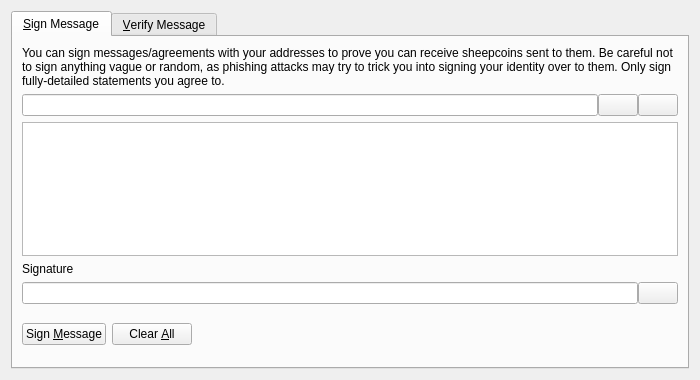
<?xml version="1.0" encoding="UTF-8"?>
<ui version="4.0">
 <class>SignVerifyMessageDialog</class>
 <widget class="QDialog" name="SignVerifyMessageDialog">
  <property name="geometry">
   <rect>
    <x>0</x>
    <y>0</y>
    <width>700</width>
    <height>380</height>
   </rect>
  </property>
  <property name="windowTitle">
   <string>Signatures - Sign / Verify a Message</string>
  </property>
  <property name="modal">
   <bool>true</bool>
  </property>
  <layout class="QVBoxLayout" name="verticalLayout">
   <item>
    <widget class="QTabWidget" name="tabWidget">
     <property name="currentIndex">
      <number>0</number>
     </property>
     <widget class="QWidget" name="tabSignMessage">
      <attribute name="title">
       <string>&amp;Sign Message</string>
      </attribute>
      <layout class="QVBoxLayout" name="verticalLayout_SM">
       <item>
        <widget class="QLabel" name="infoLabel_SM">
         <property name="text">
          <string>You can sign messages/agreements with your addresses to prove you can receive sheepcoins sent to them. Be careful not to sign anything vague or random, as phishing attacks may try to trick you into signing your identity over to them. Only sign fully-detailed statements you agree to.</string>
         </property>
         <property name="textFormat">
          <enum>Qt::PlainText</enum>
         </property>
         <property name="wordWrap">
          <bool>true</bool>
         </property>
        </widget>
       </item>
       <item>
        <layout class="QHBoxLayout" name="horizontalLayout_1_SM">
         <property name="spacing">
          <number>0</number>
         </property>
         <item>
          <widget class="QValidatedLineEdit" name="addressIn_SM">
           <property name="toolTip">
            <string>The Sheepcoin address to sign the message with</string>
           </property>
          </widget>
         </item>
         <item>
          <widget class="QPushButton" name="addressBookButton_SM">
           <property name="toolTip">
            <string>Choose previously used address</string>
           </property>
           <property name="text">
            <string/>
           </property>
           <property name="icon">
            <iconset resource="../bitcoin.qrc">
             <normaloff>:/icons/address-book</normaloff>:/icons/address-book</iconset>
           </property>
           <property name="shortcut">
            <string>Alt+A</string>
           </property>
           <property name="autoDefault">
            <bool>false</bool>
           </property>
          </widget>
         </item>
         <item>
          <widget class="QPushButton" name="pasteButton_SM">
           <property name="toolTip">
            <string>Paste address from clipboard</string>
           </property>
           <property name="text">
            <string/>
           </property>
           <property name="icon">
            <iconset resource="../bitcoin.qrc">
             <normaloff>:/icons/editpaste</normaloff>:/icons/editpaste</iconset>
           </property>
           <property name="shortcut">
            <string>Alt+P</string>
           </property>
           <property name="autoDefault">
            <bool>false</bool>
           </property>
          </widget>
         </item>
        </layout>
       </item>
       <item>
        <widget class="QPlainTextEdit" name="messageIn_SM">
         <property name="toolTip">
          <string>Enter the message you want to sign here</string>
         </property>
        </widget>
       </item>
       <item>
        <widget class="QLabel" name="signatureLabel_SM">
         <property name="text">
          <string>Signature</string>
         </property>
         <property name="textFormat">
          <enum>Qt::PlainText</enum>
         </property>
        </widget>
       </item>
       <item>
        <layout class="QHBoxLayout" name="horizontalLayout_2_SM">
         <property name="spacing">
          <number>0</number>
         </property>
         <item>
          <widget class="QLineEdit" name="signatureOut_SM">
           <property name="font">
            <font>
             <italic>true</italic>
            </font>
           </property>
           <property name="readOnly">
            <bool>true</bool>
           </property>
          </widget>
         </item>
         <item>
          <widget class="QPushButton" name="copySignatureButton_SM">
           <property name="toolTip">
            <string>Copy the current signature to the system clipboard</string>
           </property>
           <property name="text">
            <string/>
           </property>
           <property name="icon">
            <iconset resource="../bitcoin.qrc">
             <normaloff>:/icons/editcopy</normaloff>:/icons/editcopy</iconset>
           </property>
           <property name="autoDefault">
            <bool>false</bool>
           </property>
          </widget>
         </item>
        </layout>
       </item>
       <item>
        <layout class="QHBoxLayout" name="horizontalLayout_3_SM">
         <item>
          <widget class="QPushButton" name="signMessageButton_SM">
           <property name="toolTip">
            <string>Sign the message to prove you own this Sheepcoin address</string>
           </property>
           <property name="text">
            <string>Sign &amp;Message</string>
           </property>
           <property name="icon">
            <iconset resource="../bitcoin.qrc">
             <normaloff>:/icons/edit</normaloff>:/icons/edit</iconset>
           </property>
           <property name="autoDefault">
            <bool>false</bool>
           </property>
          </widget>
         </item>
         <item>
          <widget class="QPushButton" name="clearButton_SM">
           <property name="toolTip">
            <string>Reset all sign message fields</string>
           </property>
           <property name="text">
            <string>Clear &amp;All</string>
           </property>
           <property name="icon">
            <iconset resource="../bitcoin.qrc">
             <normaloff>:/icons/remove</normaloff>:/icons/remove</iconset>
           </property>
           <property name="autoDefault">
            <bool>false</bool>
           </property>
          </widget>
         </item>
         <item>
          <spacer name="horizontalSpacer_1_SM">
           <property name="orientation">
            <enum>Qt::Horizontal</enum>
           </property>
           <property name="sizeHint" stdset="0">
            <size>
             <width>40</width>
             <height>48</height>
            </size>
           </property>
          </spacer>
         </item>
         <item>
          <widget class="QLabel" name="statusLabel_SM">
           <property name="font">
            <font>
             <weight>75</weight>
             <bold>true</bold>
            </font>
           </property>
           <property name="text">
            <string/>
           </property>
           <property name="wordWrap">
            <bool>true</bool>
           </property>
          </widget>
         </item>
         <item>
          <spacer name="horizontalSpacer_2_SM">
           <property name="orientation">
            <enum>Qt::Horizontal</enum>
           </property>
           <property name="sizeHint" stdset="0">
            <size>
             <width>40</width>
             <height>48</height>
            </size>
           </property>
          </spacer>
         </item>
        </layout>
       </item>
      </layout>
     </widget>
     <widget class="QWidget" name="tabVerifyMessage">
      <attribute name="title">
       <string>&amp;Verify Message</string>
      </attribute>
      <layout class="QVBoxLayout" name="verticalLayout_VM">
       <item>
        <widget class="QLabel" name="infoLabel_VM">
         <property name="text">
          <string>Enter the receiver's address, message (ensure you copy line breaks, spaces, tabs, etc. exactly) and signature below to verify the message. Be careful not to read more into the signature than what is in the signed message itself, to avoid being tricked by a man-in-the-middle attack. Note that this only proves the signing party receives with the address, it cannot prove sendership of any transaction!</string>
         </property>
         <property name="textFormat">
          <enum>Qt::PlainText</enum>
         </property>
         <property name="alignment">
          <set>Qt::AlignLeading|Qt::AlignLeft|Qt::AlignTop</set>
         </property>
         <property name="wordWrap">
          <bool>true</bool>
         </property>
        </widget>
       </item>
       <item>
        <layout class="QHBoxLayout" name="horizontalLayout_1_VM">
         <property name="spacing">
          <number>0</number>
         </property>
         <item>
          <widget class="QValidatedLineEdit" name="addressIn_VM">
           <property name="toolTip">
            <string>The Sheepcoin address the message was signed with</string>
           </property>
          </widget>
         </item>
         <item>
          <widget class="QPushButton" name="addressBookButton_VM">
           <property name="toolTip">
            <string>Choose previously used address</string>
           </property>
           <property name="text">
            <string/>
           </property>
           <property name="icon">
            <iconset resource="../bitcoin.qrc">
             <normaloff>:/icons/address-book</normaloff>:/icons/address-book</iconset>
           </property>
           <property name="shortcut">
            <string>Alt+A</string>
           </property>
           <property name="autoDefault">
            <bool>false</bool>
           </property>
          </widget>
         </item>
        </layout>
       </item>
       <item>
        <widget class="QPlainTextEdit" name="messageIn_VM"/>
       </item>
       <item>
        <widget class="QValidatedLineEdit" name="signatureIn_VM"/>
       </item>
       <item>
        <layout class="QHBoxLayout" name="horizontalLayout_2_VM">
         <item>
          <widget class="QPushButton" name="verifyMessageButton_VM">
           <property name="toolTip">
            <string>Verify the message to ensure it was signed with the specified Sheepcoin address</string>
           </property>
           <property name="text">
            <string>Verify &amp;Message</string>
           </property>
           <property name="icon">
            <iconset resource="../bitcoin.qrc">
             <normaloff>:/icons/transaction_0</normaloff>:/icons/transaction_0</iconset>
           </property>
           <property name="autoDefault">
            <bool>false</bool>
           </property>
          </widget>
         </item>
         <item>
          <widget class="QPushButton" name="clearButton_VM">
           <property name="toolTip">
            <string>Reset all verify message fields</string>
           </property>
           <property name="text">
            <string>Clear &amp;All</string>
           </property>
           <property name="icon">
            <iconset resource="../bitcoin.qrc">
             <normaloff>:/icons/remove</normaloff>:/icons/remove</iconset>
           </property>
           <property name="autoDefault">
            <bool>false</bool>
           </property>
          </widget>
         </item>
         <item>
          <spacer name="horizontalSpacer_1_VM">
           <property name="orientation">
            <enum>Qt::Horizontal</enum>
           </property>
           <property name="sizeHint" stdset="0">
            <size>
             <width>40</width>
             <height>48</height>
            </size>
           </property>
          </spacer>
         </item>
         <item>
          <widget class="QLabel" name="statusLabel_VM">
           <property name="font">
            <font>
             <weight>75</weight>
             <bold>true</bold>
            </font>
           </property>
           <property name="text">
            <string/>
           </property>
           <property name="wordWrap">
            <bool>true</bool>
           </property>
          </widget>
         </item>
         <item>
          <spacer name="horizontalSpacer_2_VM">
           <property name="orientation">
            <enum>Qt::Horizontal</enum>
           </property>
           <property name="sizeHint" stdset="0">
            <size>
             <width>40</width>
             <height>48</height>
            </size>
           </property>
          </spacer>
         </item>
        </layout>
       </item>
      </layout>
     </widget>
    </widget>
   </item>
  </layout>
 </widget>
 <customwidgets>
  <customwidget>
   <class>QValidatedLineEdit</class>
   <extends>QLineEdit</extends>
   <header>qvalidatedlineedit.h</header>
  </customwidget>
 </customwidgets>
 <resources>
  <include location="../bitcoin.qrc"/>
 </resources>
 <connections/>
</ui>
